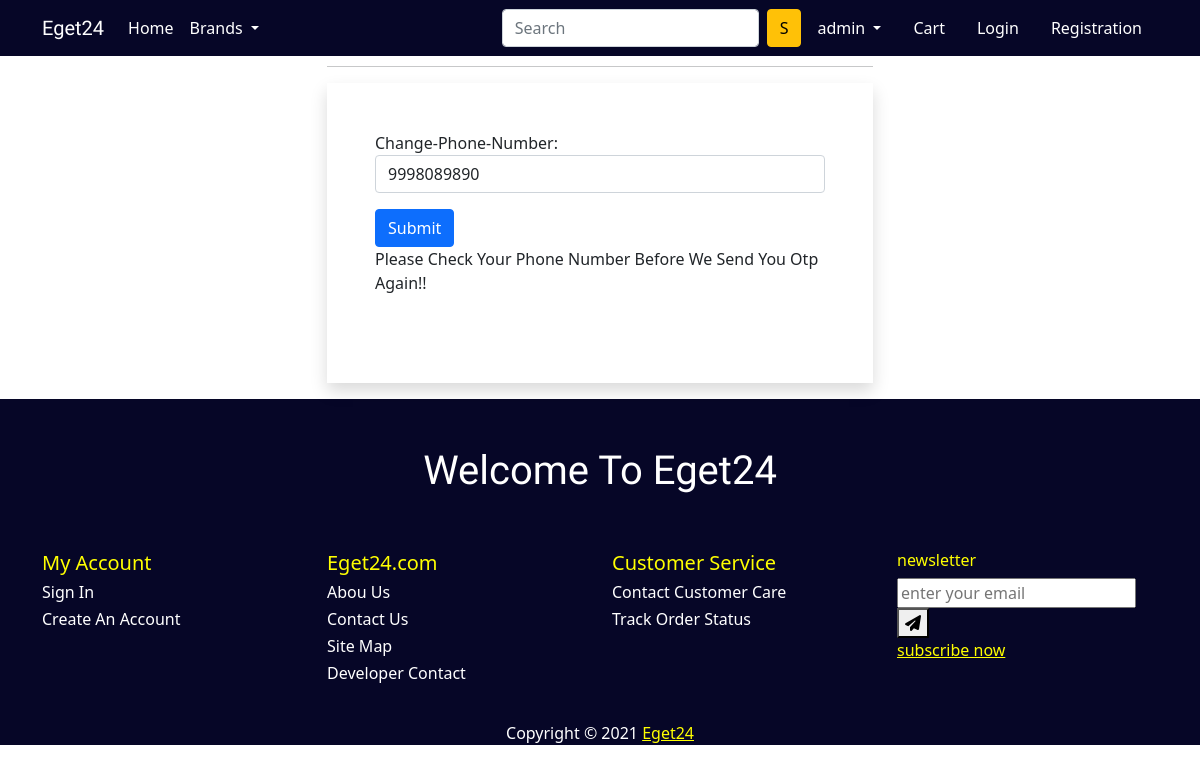
/change_number/ (signed in), run on an earlier commit of the app's database.
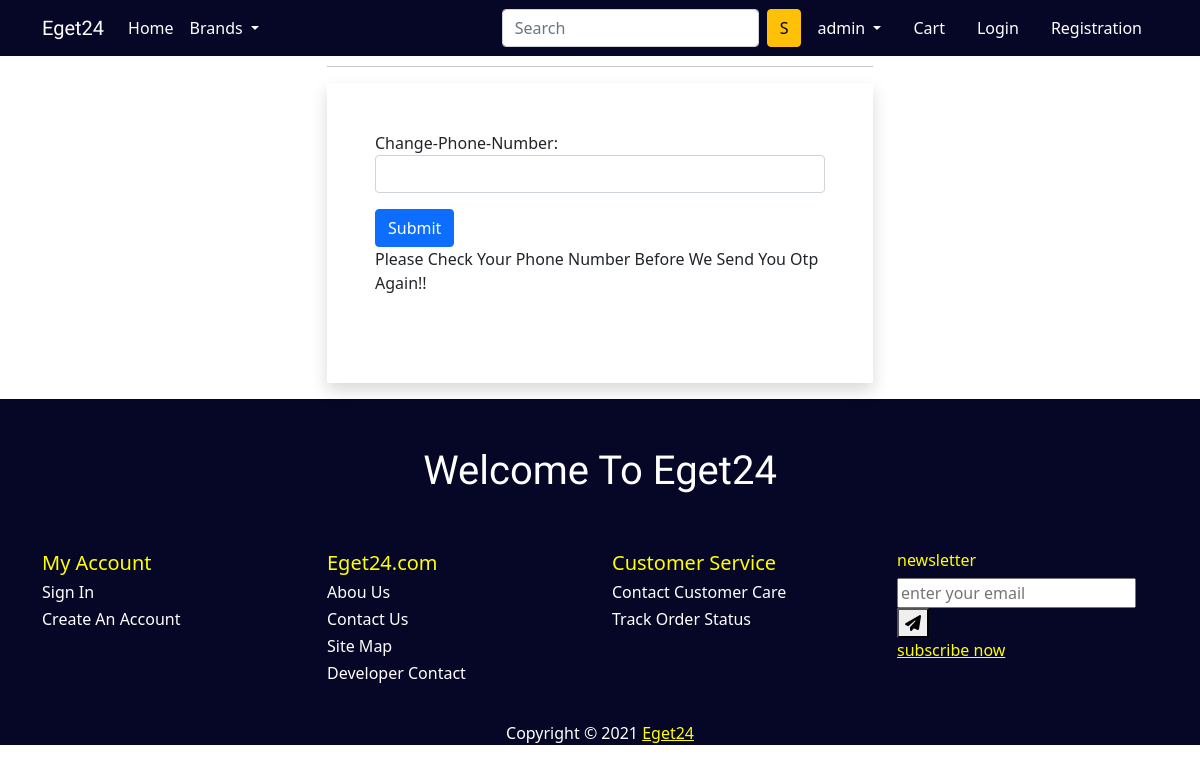
And on a later commit of the database.
### mobiles/models.py (models this page shows)
class CustomUser(AbstractUser):
    phone_number = models.CharField(max_length=13)

### mobiles/views.py (the view)
# urls.py: path('change_number/', views.change_phone_number, name='change_number'),
def change_phone_number(request):
    pk = request.session.get('pk')
    if request.method == 'POST':
        user = CustomUser.objects.get(pk=pk)
        form = Change_Mobile_Number_Form(request.POST, instance=user)
        if form.is_valid():
            form.save()
            request.session['pk'] = user.pk
            return redirect('verify')
    else:
        user = CustomUser.objects.get(pk=pk)
        form = Change_Mobile_Number_Form(instance=user)
    return render(request, 'mobiles/change-number.html', {'form': form})

### mobiles/forms.py
class Change_Mobile_Number_Form(forms.ModelForm):
    phone_number = forms.CharField(label=_('Change-Phone-Number'),
                                   help_text='Enter Number Here',
                                   strip=False,
                                   widget=forms.NumberInput(
                                       attrs={
                                           'autofocus': True,
                                           'autocomplete': False,
                                           'class': 'form-control',
                                           'id': 'chng-num'
                                       }))
    class Meta:
        model = CustomUser
        fields = ('phone_number', )

### mobiles/templates/mobiles/change-number.html (shortened to what this page needs)
{% extends "mobiles/base.html" %}
{% load static %}
{% block main-content %}
<div class="container">
    <div class="row my-3">
        <div class="col-sm-6 offset-sm-3">
            <h3>Customer Login</h3>
            <hr>
            <form action="" method="POST" novalidate class="shadow p-5">
                {% for fm in form %}
                <div class="form-group mb-3">
                    {{fm.label_tag}} {{fm}}
                </div>
                {% endfor %}
                <input type="submit" value="Submit" class="btn btn-primary">
                <p>Please Check Your Phone Number Before We Send You Otp Again!! </p>
                <br>
            </form>
        </div>
    </div>
</div>
{% endblock main-content %}

### mobiles/templates/mobiles/base.html (shortened to what the changed rows need)
<!doctype html>
{% load static %}
<html lang="en">
<head>
    <link href="https://cdn.jsdelivr.net/npm/bootstrap@5.0.0-beta1/dist/css/bootstrap.min.css" rel="stylesheet"
>
    <link rel="stylesheet" href="{% static 'mobiles/css/owl.carousel.min.css' %}">
    <link rel="stylesheet" href="{% static 'mobiles/css/all.min.css' %}">
    <link rel="stylesheet" href="{% static 'mobiles/css/style.css' %}">
</head>
<body>
    <nav class="navbar navbar-expand-lg nav-bg fixed-top" style="background-color: rgb(6, 6, 39) ;">
        <div class="container">
            <div class="collapse navbar-collapse" id="navbarSupportedContent">
                <div>
                    <ul class="navbar-nav me-auto mb-2 mb-lg-0">
                        <li class="nav-item dropdown mx-2">
                            {% if request.user.is_authenticated %}
                            <a class="nav-link dropdown-toggle self" style="color:#fff;" href="#" id="profileDropdown"
                                role="button" data-bs-toggle="dropdown" aria-expanded="false">
                                {{request.user}}
                            </a>
                            {% endif %}
                        </li>
                    </ul>
                </div>
            </div>
        </div>
    </nav>
    {% block main-content %} {% endblock main-content %}
    <section class="about pb-0" style="background-color: rgb(6, 6, 39);">
        <div class="container-fluid " style="padding-top: 0px;">
            <div class="row py-5">
                <div class="col-lg-8 m-auto text-center slidebar-title"
                    style="width: 100%; background-color: rgb(6, 6, 39); color: #fff;">
                    <h1> Welcome To Eget24</h1>
                </div>
            </div>
        </div>
    </section>
</body>
</html>

What changed in the data, as far as the page shows it:
changed CustomUser "admin": phone_number "9998089890" → (not shown)
